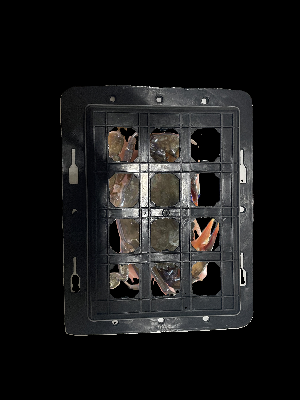
#> input picture final_box/crab_fullmesh.png, 300 x 400 px
$ jupyter execute --allow-errors generator_exp.ipynb   (older library calls are emulated)
#> lines starting #> are read from the running program, lines starting #| are printed output that depends on the picture
[cell 1]
import cv2
import numpy as np
import matplotlib.pyplot as plt

[cell 2]
fullmesh = cv2.imread('./final_box/crab_fullmesh.png')
#> fullmesh is the input picture: shape (400, 300, 3); mean B, G, R 24.3, 24.6, 25.1
nomesh = cv2.imread('./final_box/crab_no_mesh.png')
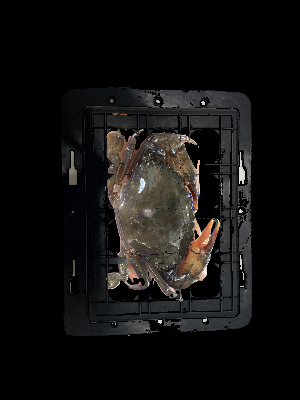
#> input picture final_box/crab_no_mesh.png, 300 x 400 px
#> nomesh is the input picture: shape (400, 300, 3); mean B, G, R 16.6, 17.5, 18.6

# convert to RGB
fullmesh = cv2.cvtColor(fullmesh, cv2.COLOR_BGR2RGB)
nomesh = cv2.cvtColor(nomesh, cv2.COLOR_BGR2RGB)

# subplot
plt.subplot(1, 2, 1)
plt.imshow(fullmesh)
plt.title('Full Mesh')
plt.axis('off')

plt.subplot(1, 2, 2)
plt.imshow(nomesh)
plt.title('No Mesh')
plt.axis('off')

plt.show()
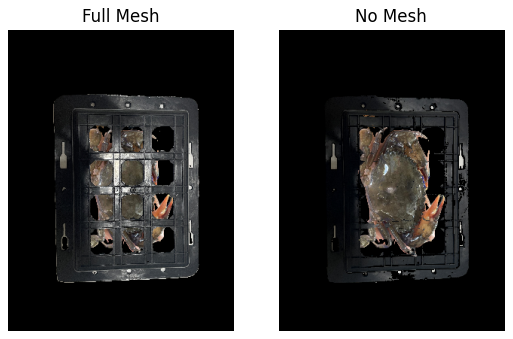
#> figure drawn by matplotlib, 2 panels

[cell 3]
# dist plot 3 channels for 2 images
red_fullmesh = fullmesh[:, :, 0].flatten()
green_fullmesh = fullmesh[:, :, 1].flatten()
blue_fullmesh = fullmesh[:, :, 2].flatten()

red_nomesh = nomesh[:, :, 0].flatten()
green_nomesh = nomesh[:, :, 1].flatten()
blue_nomesh = nomesh[:, :, 2].flatten()

# remove 0 values
red_fullmesh = red_fullmesh[red_fullmesh != 0]
green_fullmesh = green_fullmesh[green_fullmesh != 0]
blue_fullmesh = blue_fullmesh[blue_fullmesh != 0]

red_nomesh = red_nomesh[red_nomesh != 0]
green_nomesh = green_nomesh[green_nomesh != 0]
blue_nomesh = blue_nomesh[blue_nomesh != 0]

plt.figure(figsize=(10, 5))

plt.subplot(2, 4, 1)
plt.hist(red_fullmesh, bins=256, color='red')
plt.title('Red Full Mesh')

plt.subplot(2, 4, 2)
plt.hist(green_fullmesh, bins=256, color='green')
plt.title('Green Full Mesh')

plt.subplot(2, 4, 3)
plt.hist(blue_fullmesh, bins=256, color='blue')
plt.title('Blue Full Mesh')

# plot image
plt.subplot(2, 4, 4)
plt.imshow(fullmesh)
plt.title('Full Mesh')
plt.axis('off')

plt.subplot(2, 4, 5)
plt.hist(red_nomesh, bins=256, color='red')
plt.title('Red No Mesh')

plt.subplot(2, 4, 6)
plt.hist(green_nomesh, bins=256, color='green')
plt.title('Green No Mesh')

plt.subplot(2, 4, 7)
plt.hist(blue_nomesh, bins=256, color='blue')
plt.title('Blue No Mesh')

# plot image
plt.subplot(2, 4, 8)
plt.imshow(nomesh)
plt.title('No Mesh')
plt.axis('off')

plt.show()
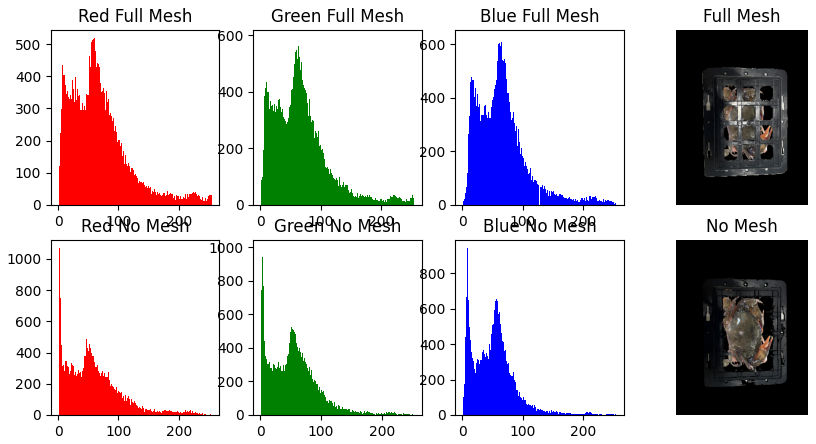
#> figure drawn by matplotlib, 8 panels; panel 1: tallest bar 518 high, from x = 59.54 to 60.53; panel 2: tallest bar 589 high, from x = 60.53 to 61.52; panel 3: tallest bar 623 high, from x = 61.52 to 62.52; panel 5: tallest bar 1068 high, from x = 1.99 to 2.98

[cell 4]
percentile = 80

# get percentiles 80th
red_fullmesh_80 = np.percentile(red_fullmesh, percentile)
#> red_fullmesh_80 = 101
green_fullmesh_80 = np.percentile(green_fullmesh, percentile)
#> green_fullmesh_80 = 97
blue_fullmesh_80 = np.percentile(blue_fullmesh, percentile)
#> blue_fullmesh_80 = 93

red_nomesh_80 = np.percentile(red_nomesh, percentile)
#> red_nomesh_80 = 91
green_nomesh_80 = np.percentile(green_nomesh, percentile)
#> green_nomesh_80 = 82
blue_nomesh_80 = np.percentile(blue_nomesh, percentile)
#> blue_nomesh_80 = 74

# plot 80th percentile on same bins

plt.figure(figsize=(10, 5))

plt.subplot(2, 3, 1)
plt.hist(red_fullmesh, bins=256, color='red')
plt.axvline(red_fullmesh_80, color='red')
plt.title('Red Full Mesh')

plt.subplot(2, 3, 2)
plt.hist(green_fullmesh, bins=256, color='green')
plt.axvline(green_fullmesh_80, color='green')
plt.title('Green Full Mesh')

plt.subplot(2, 3, 3)
plt.hist(blue_fullmesh, bins=256, color='blue')
plt.axvline(blue_fullmesh_80, color='blue')
plt.title('Blue Full Mesh')

plt.subplot(2, 3, 4)
plt.hist(red_nomesh, bins=256, color='red')
plt.axvline(red_nomesh_80, color='red')
plt.title('Red No Mesh')

plt.subplot(2, 3, 5)
plt.hist(green_nomesh, bins=256, color='green')
plt.axvline(green_nomesh_80, color='green')
plt.title('Green No Mesh')

plt.subplot(2, 3, 6)
plt.hist(blue_nomesh, bins=256, color='blue')
plt.axvline(blue_nomesh_80, color='blue')
plt.title('Blue No Mesh')

plt.show()
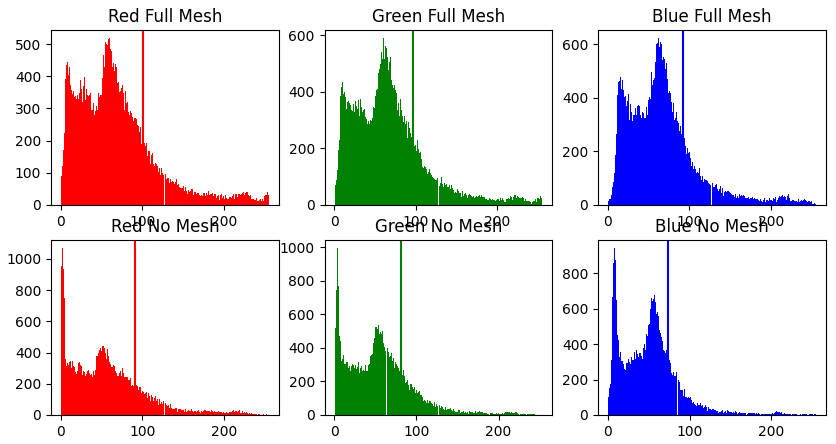
#> figure drawn by matplotlib, 6 panels; panel 1: tallest bar 518 high, from x = 59.54 to 60.53; panel 2: tallest bar 589 high, from x = 60.53 to 61.52; panel 3: tallest bar 623 high, from x = 61.52 to 62.52; panel 4: tallest bar 1068 high, from x = 1.99 to 2.98

# New approach

[cell 5]
gray_full = cv2.cvtColor(fullmesh, cv2.COLOR_BGR2GRAY)

# Compute the discrete Fourier Transform of the image
fourier = cv2.dft(np.float32(gray_full), flags=cv2.DFT_COMPLEX_OUTPUT)

# Shift the zero-frequency component to the center of the spectrum
fourier_shift = np.fft.fftshift(fourier)

# calculate the magnitude of the Fourier Transform
magnitude = 20*np.log(cv2.magnitude(fourier_shift[:,:,0],fourier_shift[:,:,1]))
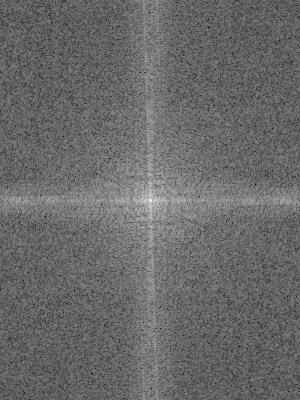
#> magnitude: shape (400, 300) float32; min 68.75, max 297.9, mean 163.9; drawn with min black and max white

# Scale the magnitude for display
magnitude_full = cv2.normalize(magnitude, None, 0, 255, cv2.NORM_MINMAX, cv2.CV_8UC1)

# Display the magnitude of the Fourier Transform
plt.imshow(magnitude_full, cmap='gray')

[cell 6]
gray_no = cv2.cvtColor(nomesh, cv2.COLOR_BGR2GRAY)
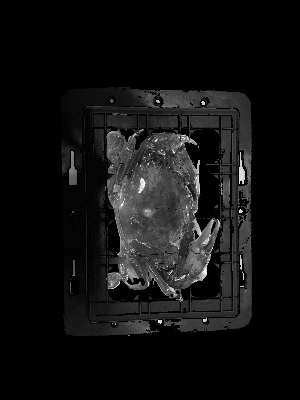
#> gray_no: shape (400, 300); min 0, max 252, mean 17.3

# Compute the discrete Fourier Transform of the image
fourier = cv2.dft(np.float32(gray_no), flags=cv2.DFT_COMPLEX_OUTPUT)

# Shift the zero-frequency component to the center of the spectrum
fourier_shift = np.fft.fftshift(fourier)

# calculate the magnitude of the Fourier Transform
magnitude = 20*np.log(cv2.magnitude(fourier_shift[:,:,0],fourier_shift[:,:,1]))
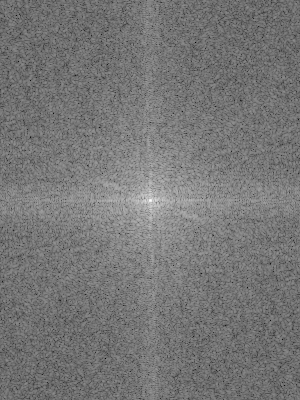
#> magnitude: shape (400, 300) float32; min 47.44, max 290.9, mean 161; drawn with min black and max white

# Scale the magnitude for display
magnitude_no = cv2.normalize(magnitude, None, 0, 255, cv2.NORM_MINMAX, cv2.CV_8UC1)

# Display the magnitude of the Fourier Transform
plt.imshow(magnitude, cmap='gray')

[cell 7]
# subplot 4 images


plt.figure(figsize=(10, 10))

plt.subplot(2, 2, 1)
plt.imshow(fullmesh)
plt.title('Full Mesh')
plt.axis('off')

plt.subplot(2, 2, 2)
plt.imshow(nomesh)
plt.title('No Mesh')
plt.axis('off')

plt.subplot(2, 2, 3)
plt.imshow(magnitude_full, cmap='gray')
plt.title('Magnitude Full Mesh')
plt.axis('off')

plt.subplot(2, 2, 4)
plt.imshow(magnitude_no, cmap='gray')
plt.title('Magnitude No Mesh')
plt.axis('off')


plt.show()

[cell 8]
# get difference between 2 Magnitude images
difference = cv2.absdiff(magnitude_full, magnitude_no)
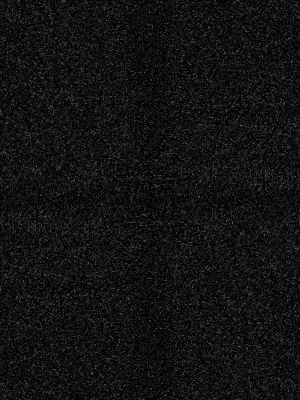
#> difference: shape (400, 300); min 0, max 124, mean 18.4

plt.imshow(difference, cmap='gray')

[cell 9]
dft_ishift = np.fft.ifftshift(difference)
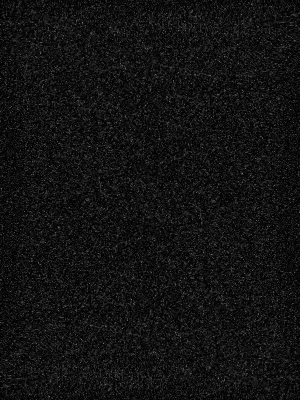
#> dft_ishift: shape (400, 300); min 0, max 124, mean 18.4
#> (the rest of this cell did not finish here and is left out)
